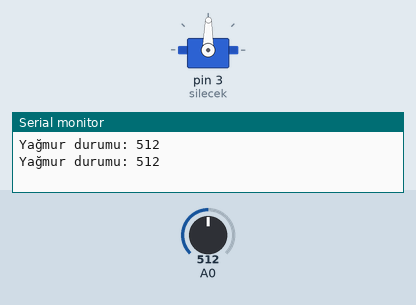
This sketch was run on a simulated Arduino Uno, built with avr-gcc and run on an emulated ATmega328P. On the bench: servo, the last lines printed to the serial monitor. The test bench sets the inputs (shaded band); at power-on: A0 = 512.

Above: at 1.0 s.
1.7 s: A0 set to 886
5.2 s: A0 set to 911
At 6.0 s:
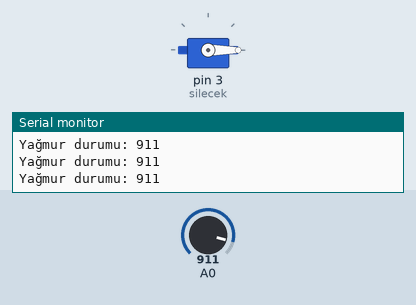
8.8 s: A0 set to 900
At 9.2 s:
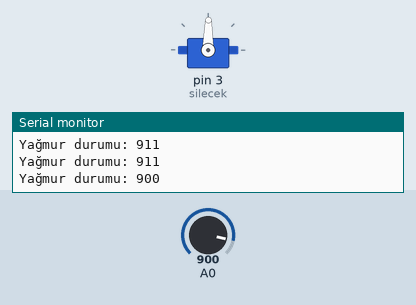
12.4 s: A0 set to 1023
At 12.4 s:
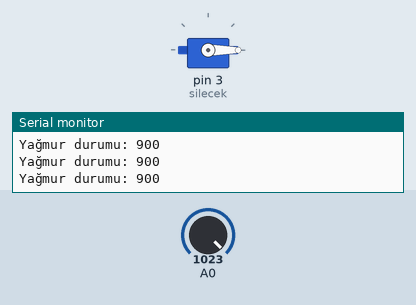
Timing chart, 0 to 14.9 s (numbered marks = the images above; inputs shaded):
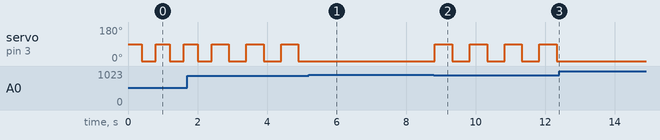

The sketch:

yagmur_sensoru_silecekli.ino
```cpp
#include <Servo.h>
Servo silecek;

void setup() {
  silecek.attach(3);
  Serial.begin(9600);

}

void loop() {
  int veri=analogRead(A0);
Serial.print("Yağmur durumu: ");
Serial.println(veri);


if(veri>900){

  silecek.write(0);

} else if(veri>600){

  silecek.write(89);
  delay(500);
  silecek.write(0);
  delay(500);

}else if(veri>400){

  silecek.write(89);
  delay(400);
  silecek.write(0);
  delay(400);

}else if(veri<400){

  silecek.write(89);
  delay(300);
  silecek.write(0);
  delay(300);

}


}
```

Measured:
- the behaviour switches between 900 and 901 on A0 (found by bisection; images 0 and 1)
- after the input at 5.2 s, servo on pin 3 (silecek): stops changing and stays 0°
- after the input at 8.8 s, servo on pin 3 (silecek): alternates 89° for 0.50 s and 0° for 0.50 s, starting at once
- after the input at 12.4 s, servo on pin 3 (silecek): stops changing and stays 0°
- by itself, servo on pin 3 (silecek): alternates 89° for 0.50 s and 0° for 0.50 s
